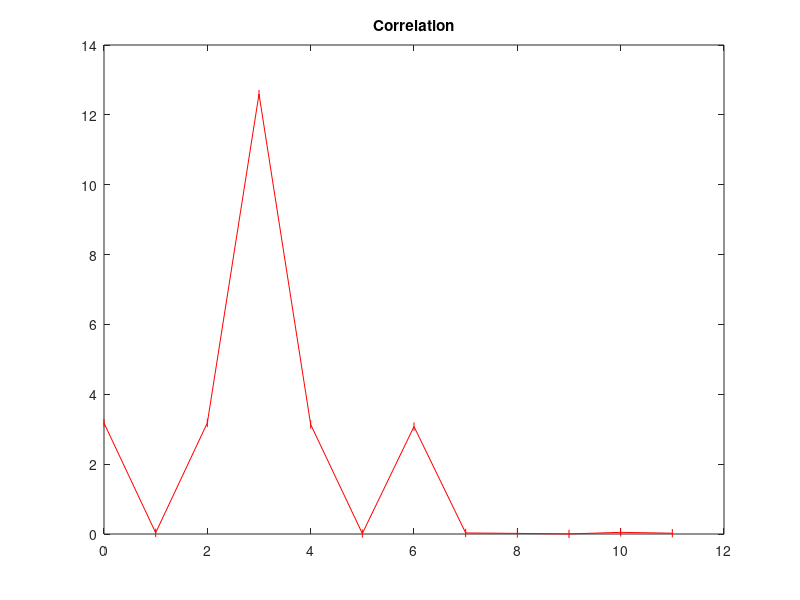

Here is the MATLAB script that generated this plot:
function fallibility;
clear all;
%a = [0 0 0 0 +1 +1 +1 -1 0 0 0 0 +1 +1 +1 -1 0 0 0 0]'; % код Баркера
a = [+1 +1 +1 -1 0 0 0 0 0 0 0 0]';
N=length(a); % кол-во временных выборок
M=4; % кол-во элементов решетки
t = (0:1:N-1);

snr0 = 0;
SKO = 1;
SKO_ = SKO;
snr_=snr0;
for snr = -5:5
    snr_dB = 10^(snr/10);% перевод из дБ
    A = sqrt(snr_dB);
    teta = pi/3; % угол прихода сигнала по отношению к нормали к апертуре АР
    fi0 = 0; % начальная фаза
    delta_fi = 2*pi*sin(teta)*0.5; %0.5 = d/lambda, где lambda - длина волны, d - расстояние между элементами,
    m = 1;

    for m = m:(M-1)
        Signal1(m) = exp(1i*(fi0+m*delta_fi));
    end

    Signal = [exp(1i*fi0) Signal1];
    S = A*a*Signal;
    
    Acc = zeros(size(S));
    for number_tests = 1:10000 % количество испытаний
        noise = (randn(N, M)+1i*randn(N, M))/sqrt(2); % добавляет белый гауссов шум к векторному сигналу
        x = S + noise; % складываем сигнал и шум
        y = filter(S(4:-1:1),1,x); % на выходе СФ
        Acc = (Acc+y);
    end
    Acc = Acc / 10000;

    %plot corr func
    %for i = 1:M
        %plot(t, abs(Acc(1:end, i)), 'r|-');
        %hold on;
    %end
    plot(t, abs(Acc(1:end, 1)), 'r|-');


    title("Correlation");
end


end
